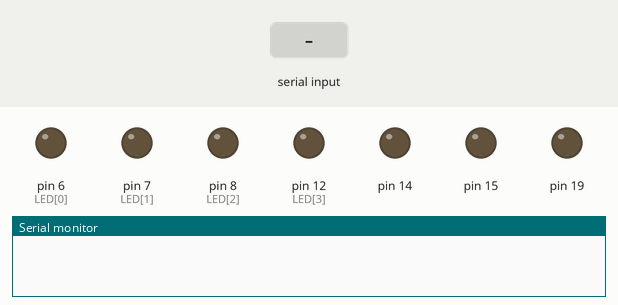
A sketch run on a simulated Arduino Uno, built with avr-gcc and run on an emulated ATmega328P. Parts: output pins drawn as LEDs (lit = HIGH), the last lines printed to the serial monitor. Inputs (shaded band) come from the test bench.

Above: at 1.2 s.
1.3 s: byte 30 received over Serial
At 2.2 s:
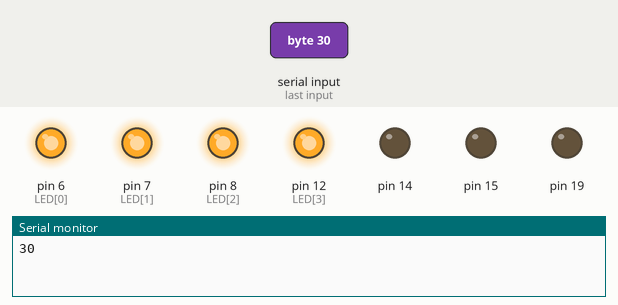
2.8 s: byte 90 received over Serial
Timing chart, 0 to 5.8 s (numbered marks = the images above; inputs shaded):
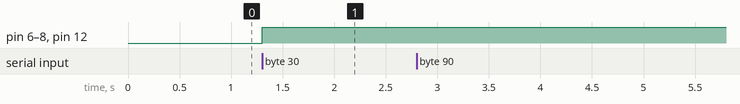

The sketch:

led_4___.ino
```cpp
// 수신된 정수로 LED 점멸 제어
const int LED[] = {6, 7, 8, 12};

void setup() {
  for(int i = 0; i<4; i++){
    pinMode(LED[i], OUTPUT);
  }
  Serial.begin(9600);
}

void loop() {
  // 수신 여부 검사
  while (Serial.available()) {
    int value = Serial.read();
    Serial.println(value);
    // LED 모두 소등
    for(int i = 0; i<4; i++){
      digitalWrite(LED[i], 0);
    }

    // LED 점등
    for(int i = 0; i < value; i++){
      digitalWrite(LED[i], 1);
    }
  }
}
```

Measured:
- after the input at 1.3 s, pin 6 (LED[0]), pin 7 (LED[1]), pin 8 (LED[2]), pin 12 (LED[3]): LOW → HIGH at once
